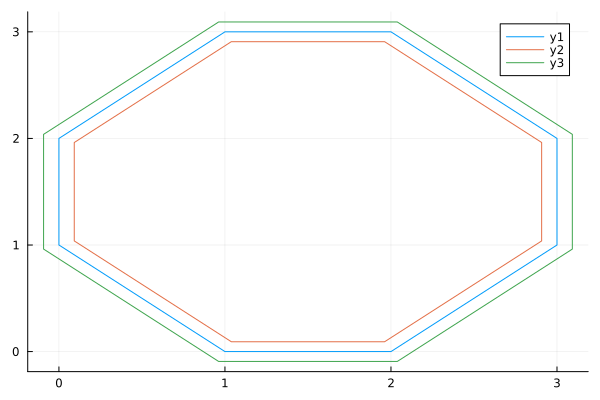

Source code (Julia):
using LinearAlgebra
using Plots
using Interpolations
using Random

# Specify the centerline track coordinates here (don't duplicate start and end points)
x = [1; 2; 3; 3; 2; 1; 0; 0]
y = [0; 0; 1; 2; 3; 3; 2; 1]
middle_line = [x,y]

# Creates the width given an input set of points 
function create_track_width(middle_line, width)
    xm, ym = copy(middle_line[1]), copy(middle_line[2])
    xmr, ymr = copy(middle_line[1]), copy(middle_line[2])
    vector_length = lastindex(xm)

    # Copy the start and end points to the end and start of the vector respectively
    reverse!(push!(reverse!(push!(xm,xm[1])),xm[2]))
    reverse!(push!(reverse!(push!(ym,ym[1])),ym[2]))

    # Initialize vector for bound coordinates
    xo, yo, xi, yi = zeros(vector_length), zeros(vector_length), zeros(vector_length), zeros(vector_length)

    # Create the bounds: prev-from previous point to current point, ahead-from current point to next point
    for i = 2:(vector_length+1)
        grad_prev = [(xm[i+1] - xm[i]);(ym[i+1] - ym[i])]
        grad_ahead = [(xm[i] - xm[i-1]);(ym[i] - ym[i-1])]
        
        # Get orthogonal vector to centerline
        ortho_prev = [-grad_prev[2];grad_prev[1]]
        ortho_ahead = [-grad_ahead[2];grad_ahead[1]]
        ortho = ortho_prev/norm(ortho_prev) + ortho_ahead/norm(ortho_ahead)
        xo[i-1] = xm[i]+(ortho/norm(ortho)*width)[1]
        xi[i-1] = xm[i]-(ortho/norm(ortho)*width)[1]
        yo[i-1] = ym[i]+(ortho/norm(ortho)*width)[2]
        yi[i-1] = ym[i]-(ortho/norm(ortho)*width)[2]        
    end
    push!(xo,xo[1])
    push!(yo,yo[1])
    push!(xi,xi[1])
    push!(yi,yi[1])
    push!(xmr,xmr[1])
    push!(ymr,ymr[1])
    return [xo,yo], [xi,yi], [xmr,ymr]
end

function dist(point1,point2)
    return norm(point1-point2)
end

outer_line, inner_line, center_line = create_track_width(middle_line, 0.1)

plot(center_line[1],center_line[2])
plot!(outer_line[1],outer_line[2])
plot!(inner_line[1],inner_line[2])
savefig("track.png")